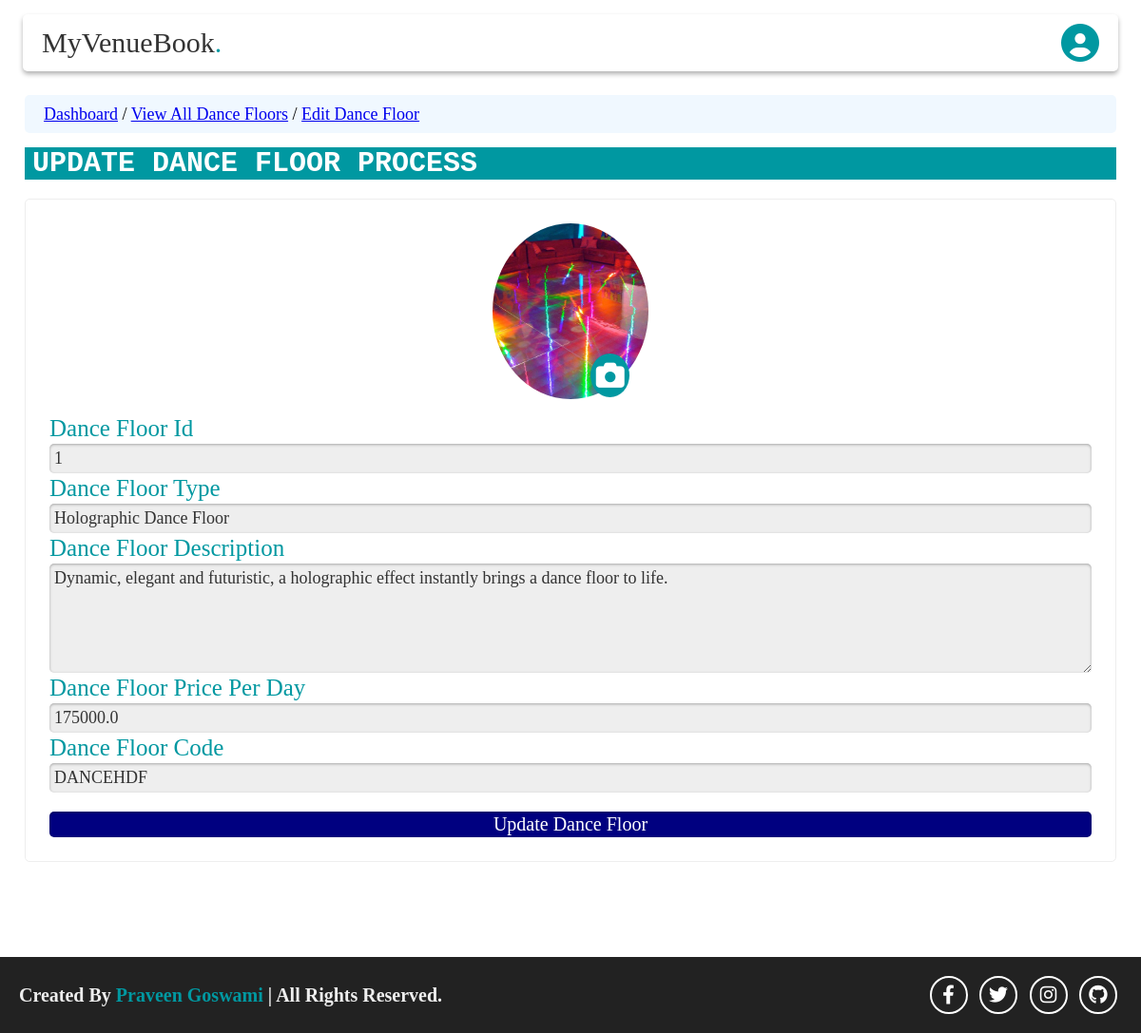
/administrator/editdancefloor/1/, run on the app's committed database.
### booking/models.py (models this page shows)
class danceFloorTable(models.Model):
    danceFloorId = models.AutoField(primary_key=True)
    danceFloorType = models.CharField(max_length=50)
    danceFloorDescription = models.CharField(max_length=250, default='')
    danceFloorImage = models.ImageField(upload_to='media/', default='', blank=True)
    danceFloorPricePerBooking = models.FloatField()
    danceFloorCode = models.CharField(max_length=50)

### administrator/views.py (the view)
# urls.py: path('editdancefloor/<int:dancefloor_id>/', views.showEditDanceFloorPage),
def showEditDanceFloorPage(request, dancefloor_id):
    danceFloorToBeEdited = bookingModel.danceFloorTable.objects.get(danceFloorId = dancefloor_id)
    context = {'dancefloor':danceFloorToBeEdited}
    res = render(request, 'administrator/editDanceFloorPage.html', context)
    return HttpResponse(res)

### templates/administrator/editDanceFloorPage.html (shortened to what this page needs)
<!DOCTYPE html>
{% extends 'administrator/adminMasterTemplate.html' %}
{% load static %}
    {% block CSS %}
        {{block.super}}
        <link rel="stylesheet" href="{% static 'css/administrator/addDanceFloorForm.css' %}">
    {% endblock CSS %}
    {% block home %}
    <section class="add-dancefloor-home" id="home">
        <div class="navigator">
            <p><a href="http://localhost:8000/administrator/dashboard/">Dashboard</a> / <a href="http://localhost:8000/administrator/viewalldancefloor/">View All Dance Floors</a> / <a href="#">Edit Dance Floor</a></p>
        </div>
        <div class="heading-container" >
            <h1 class="main-heading">Update Dance Floor Process</h1>
        </div>
        <div class="form-container">
            <form action="http://localhost:8000/administrator/updatedancefloor/" method="post" name="myform" enctype="multipart/form-data" onsubmit="return validate()">
                <div class="image-div-container">
                    <div class="dancefloor-image-container">
                        <img src="{{dancefloor.danceFloorImage.url}}" alt="Dance Floor Image" id="dancefloorimage">
                        <div class="camera-icon">
                            <i class="fa-solid fa-camera"></i>
                        </div>
                    </div>
                </div>
                <label for="dancefloorid">Dance Floor Id </label>
                <input type="text" id="dancefloorid" name="dancefloorid" value="{{dancefloor.danceFloorId}}" readonly>
                {% if updatedDanceFloor.danceFloorType %}
                <label for="dancefloortype">Dance Floor Type </label>
                <input type="text" id="dancefloortype" name="dancefloortype" placeholder="Enter dance floor type" value="{{updatedDanceFloor.danceFloorType}}" required>
                <span class="errormsg"></span>
                {% else %}
                <label for="dancefloortype">Dance Floor Type </label>
                <input type="text" id="dancefloortype" name="dancefloortype" placeholder="Enter dance floor type" value="{{dancefloor.danceFloorType}}" required>
                {% endif %}
                {% if updatedDanceFloor.danceFloorDescription %}
                <label for="dancefloordescription">Dance Floor Description</label>
                <textarea id="dancefloordescription" name="dancefloordescription" placeholder="Enter dance floor description" rows="5" required>{{updatedDanceFloor.danceFloorDescription}}</textarea>
                <span class="errormsg"></span>
                {% else %}
                <label for="dancefloordescription">Dance Floor Description</label>
                <textarea id="dancefloordescription" name="dancefloordescription" placeholder="Enter dance floor description" rows="5" required>{{dancefloor.danceFloorDescription}}</textarea>
                {% endif %}
                {% if updatedDanceFloor.danceFloorPricePerBooking%}
                <label for="dancefloorpriceperbooking">Dance Floor Price Per Day</label>
                <input type="text" id="dancefloorpriceperbooking" name="dancefloorpriceperbooking" placeholder="Enter dance floor price per day" value="{{updatedDanceFloor.danceFloorPricePerBooking}}" required>
                <span class="errormsg"></span>
                {% else %}
                <label for="dancefloorpriceperbooking">Dance Floor Price Per Day</label>
                <input type="text" id="dancefloorpriceperbooking" name="dancefloorpriceperbooking" placeholder="Enter dance floor price per day" value="{{dancefloor.danceFloorPricePerBooking}}" required>
                {% endif %}
                {% if dancefloor_Code_Error %}
                <label for="dancefloorcode">Dance Floor Code</label>
                <input style="border:.1rem solid red;" type="text" id="dancefloorcode" name="dancefloorcode" placeholder="Create a dance floor code" value="{{updatedDanceFloor.danceFloorCode}}" required>
                <span style="color:red; font-size:1.5rem;">***Dance floor code already exists.</span>
                {% else %}
                <label for="dancefloorcode">Dance Floor Code</label>
                <input type="text" id="dancefloorcode" name="dancefloorcode" placeholder="Create a dance floor code" value="{{dancefloor.danceFloorCode}}" required>
                {% endif %}
                <input type="submit" value="Update Dance Floor">
            </form>
        </div>
    </section>
    {% endblock home %}

### static/css/administrator/adminMasterTemplate.css (style rules this page uses)
* { font-family: 'Times New Roman', Times, serif; padding: 0; margin: 0; box-sizing: border-box; text-decoration: none; text-transform: capitalize; }
html { overflow-x: hidden; font-size: 62.5%; }

### static/css/administrator/addDanceFloorForm.css (style rules this page uses)
.add-dancefloor-home { min-height: 100vh; display: flex; align-items: center; flex-direction: column; position: relative; padding:10rem 2.6rem; background: #fff; }
.add-dancefloor-home .navigator { background-color: aliceblue; height:4rem; width:100%; border-radius: .5rem; display: flex; align-items: center; padding-left:2rem; }
.add-dancefloor-home .navigator p { font-size:1.8rem; }
.add-dancefloor-home .navigator p a { text-decoration: underline; font-family:'Times New Roman', Times, serif; }
.add-dancefloor-home .heading-container { width:100%; }
.add-dancefloor-home .main-heading { background-color: #0098a1; color:#fff; width:100%; text-transform: uppercase; font-family: 'Courier New', Courier, monospace; font-size:3rem; padding:0rem 0.8rem; margin-top: 1.5rem; }
.form-container { width:100%; margin-top:2rem; }
.form-container form { background-color:#fff; border: .1rem solid #eee; padding:2.5rem; width:100%; border-radius: .5rem; }
.form-container form label { font-size: 2.5rem; margin: .2rem 0; display:block; color: #0098a1; }
.form-container form input, .form-container form select, .form-container form textarea { display: block; text-transform:none; font-size:1.8rem; width:100%; padding:.5rem; border-radius: .5rem; color:#333; background: #eee; border:none; outline: none; box-shadow: 0 .1rem .3rem rgba(0,0,0,.3) inset; }
.form-container form input[type="submit"] { margin-top: 2rem; padding:.2rem; background: navy; font-size: 2rem; color: #fff; }
.form-container .image-div-container { display:flex; justify-content: center; padding:0rem 0rem 1.5rem 0rem; width:100%; height:20rem; }
.form-container .image-div-container .dancefloor-image-container { width:15%; height:100%; display: flex; flex-direction: column; position:relative; }
.form-container .image-div-container .dancefloor-image-container img { width:100%; height:100%; object-fit: cover; border-radius: 50%; }
.form-container .image-div-container .dancefloor-image-container .camera-icon { display:flex; position:absolute; bottom:.2rem; right:2rem; width:25%; height:25%; overflow: hidden; border-radius:50%; background: #0098a1; justify-content: center; align-items: center; }
.fa-camera { display: block; color:#fff; font-size:3rem; }

### data on the page
danceFloorTable: danceFloorImage (picture), dancefloorid "1", dancefloortype "Holographic Dance Floor", dancefloordescription "Dynamic, elegant and futuristic, a holographic effect instantly brings a dance floor to life.", dancefloorpriceperbooking "175000.0", dancefloorcode "DANCEHDF"
